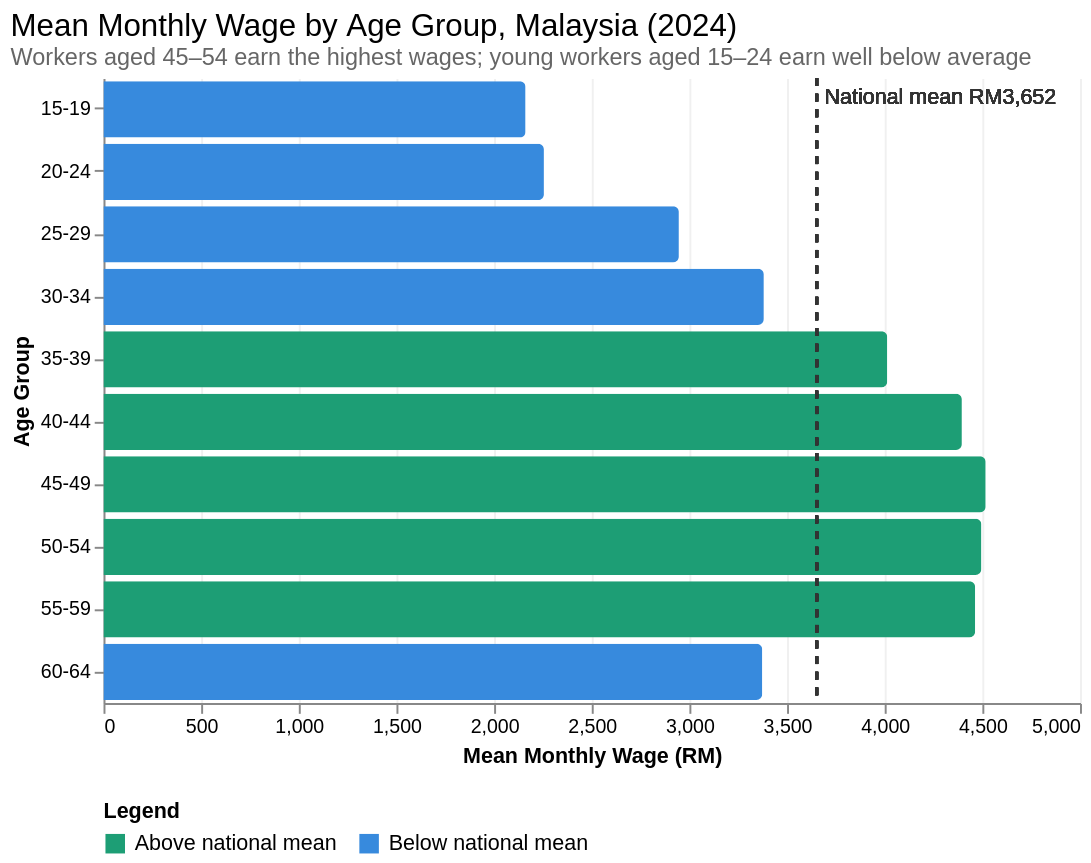

Here is the Vega-Lite specification saved for this chart:
### Vega-Lite specification from a JSON file in a GitHub repository (floating-point values rounded to 4 significant figures)
{"$schema": "https://vega.github.io/schema/vega-lite/v5.json", "title": {"text": "Mean Monthly Wage by Age Group, Malaysia (2024)", "subtitle": "Workers aged 45–54 earn the highest wages; young workers aged 15–24 earn well below average", "fontSize": 16, "subtitleFontSize": 12, "anchor": "start", "fontWeight": "normal", "subtitleColor": "#666"}, "width": 500, "height": 320, "data": {"values": [{"age_group": "15-19", "mean_wage": 2161, "category": "Below national mean"}, {"age_group": "20-24", "mean_wage": 2255, "category": "Below national mean"}, {"age_group": "25-29", "mean_wage": 2946, "category": "Below national mean"}, {"age_group": "30-34", "mean_wage": 3381, "category": "Below national mean"}, {"age_group": "35-39", "mean_wage": 4013, "category": "Above national mean"}, {"age_group": "40-44", "mean_wage": 4395, "category": "Above national mean"}, {"age_group": "45-49", "mean_wage": 4517, "category": "Above national mean"}, {"age_group": "50-54", "mean_wage": 4495, "category": "Above national mean"}, {"age_group": "55-59", "mean_wage": 4463, "category": "Above national mean"}, {"age_group": "60-64", "mean_wage": 3373, "category": "Below national mean"}]}, "layer": [{"mark": {"type": "bar", "cornerRadiusEnd": 3}, "encoding": {"y": {"field": "age_group", "type": "ordinal", "title": "Age Group", "sort": ["15-19", "20-24", "25-29", "30-34", "35-39", "40-44", "45-49", "50-54", "55-59", "60-64"]}, "x": {"field": "mean_wage", "type": "quantitative", "title": "Mean Monthly Wage (RM)", "axis": {"grid": true, "gridColor": "#f0f0f0", "format": ",.0f"}}, "color": {"field": "category", "type": "nominal", "title": "Legend", "scale": {"domain": ["Above national mean", "Below national mean"], "range": ["#1D9E75", "#378ADD"]}, "legend": {"orient": "bottom", "direction": "horizontal", "titleFontSize": 11, "labelFontSize": 11}}, "tooltip": [{"field": "age_group", "type": "ordinal", "title": "Age Group"}, {"field": "mean_wage", "type": "quantitative", "title": "Mean Wage (RM)", "format": ",.0f"}, {"field": "category", "type": "nominal", "title": "Category"}]}}, {"mark": {"type": "rule", "color": "#333", "strokeDash": [4, 4], "strokeWidth": 1.5}, "encoding": {"x": {"datum": 3652, "type": "quantitative"}}}, {"mark": {"type": "text", "align": "left", "dx": 4, "fontSize": 11, "color": "#333", "y": 10}, "encoding": {"x": {"datum": 3652, "type": "quantitative"}, "text": {"value": "National mean RM3,652"}}}], "config": {"view": {"stroke": null}, "axis": {"grid": false}}}
